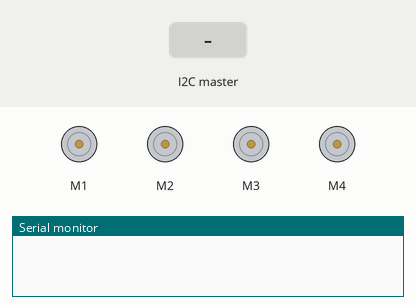
A sketch run on a simulated Arduino Uno, built with avr-gcc and run on an emulated ATmega328P. Shown: 4 × DC motor (green arrow = forward, orange = backward, longer = faster), the last lines printed to the serial monitor. The inputs (shaded band) are chosen by the test bench.

Above: at 1.2 s.
1.3 s: the I2C master sends the byte 1
At 2.2 s:
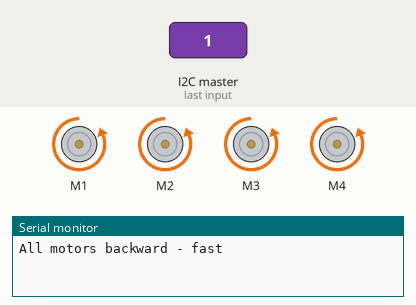
2.8 s: the I2C master sends the byte 0
At 3.4 s:
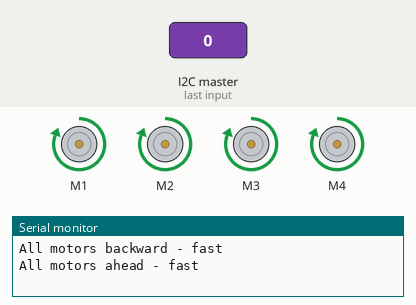
4.3 s: the I2C master sends the byte 2
At 5.7 s:
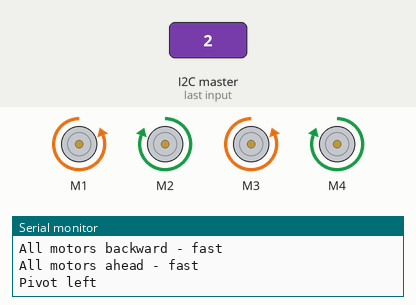
Timing chart, 0 to 7.3 s (numbered marks = the images above; inputs shaded):
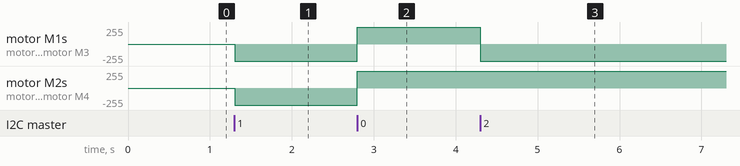

The sketch:

Arduino2RPI_BasicDrivingWSpeedAdjust.ino
```cpp
/*
 MotorDriverRev3
 Runs a DC motor via the Motor Driver Shield PCB.
 Part of the Research Rover Project for BRCTC.

 Test1- Nakyea
  motors 1 and 2 will move at speed as low as 35 (12V and 180mA)
  motors 3 and 4 will move at speed as low as 100 (12V and 150mA)
  2V less forwarding to motors 3 and 4 compared to motors 1 and 2
  all together at lowest working speed (12V and 230mA)
  when all motors are at the same speed motors 3 and 4 are slower than motors 1 and 2
  motors 1 and 2 at speed 200 and motors 3 and 4 at speed 250 the voltage is closer together

 Test2 - Walter, Chris & Corey
  Motors 1 & 2 require a speed increase of 25%
  Motors 2 & 3 are configured incorrectly. Swap them in the Left and Right functions.
 */

#include <AFMotor.h>
#include <Wire.h>

// Motor pulse drive frequency and speed.
AF_DCMotor motor1(1, MOTOR12_2KHZ);
AF_DCMotor motor2(2, MOTOR12_2KHZ);
AF_DCMotor motor3(3, MOTOR12_2KHZ);
AF_DCMotor motor4(4, MOTOR12_2KHZ);


//AF_DCMotor motor1(1, MOTOR12_64KHZ); // create motor #1, 64KHz pwm
//AF_DCMotor motor2(2, MOTOR12_64KHZ); // motor #2
//AF_DCMotor motor3(3, MOTOR12_64KHZ); // motor #3
//AF_DCMotor motor4(4, MOTOR12_64KHZ); // motor #4

void setup() {
  Wire.begin(0x8);            // join i2c bus with address #8
  Wire.onReceive(driveEvent); // register event
  Serial.begin(9600);
}

void loop() {
  delay(100);
}

void driveEvent(int num) {
  while (Wire.available()) {
    char direction = Wire.read();
    int speed = Wire.read();

    switch(direction){
      case 0x00:
        forward(speed);
        break;
      case 0x01:
        backup(speed);
        break;
      case 0x02:
        left(speed);
        break;
      case 0x03:
        right(speed);
        break;
      case 0x04:
        halt();
        break;
      default:
        break;
    }
  }
}

void forward(int speed) {
  Serial.println("All motors ahead - fast");
  motor1.run(FORWARD);
  motor2.run(FORWARD);
  motor3.run(FORWARD);
  motor4.run(FORWARD);
  motor1.setSpeed(getSpeedDifference(speed));
  motor2.setSpeed(getSpeedDifference(speed));
  motor3.setSpeed(speed);
  motor4.setSpeed(speed);
}
void backup(int speed) {
  Serial.println("All motors backward - fast");
  motor1.run(BACKWARD);
  motor2.run(BACKWARD);
  motor3.run(BACKWARD);
  motor4.run(BACKWARD);
  motor1.setSpeed(getSpeedDifference(speed));
  motor2.setSpeed(getSpeedDifference(speed));
  motor3.setSpeed(speed);
  motor4.setSpeed(speed);
}

void left(int speed) {
  Serial.println("Pivot left");
  motor1.run(BACKWARD);
  motor2.run(FORWARD);
  motor3.run(BACKWARD);
  motor4.run(FORWARD);
  motor1.setSpeed(getSpeedDifference(speed));
  motor2.setSpeed(getSpeedDifference(speed));
  motor3.setSpeed(speed);
  motor4.setSpeed(speed);
}

void right(int speed) {
  Serial.println("Pivot right");
  motor1.run(FORWARD);
  motor2.run(BACKWARD);
  motor3.run(FORWARD);
  motor4.run(BACKWARD);
  motor1.setSpeed(getSpeedDifference(speed));
  motor2.setSpeed(getSpeedDifference(speed));
  motor3.setSpeed(speed);
  motor4.setSpeed(speed);
}

void halt() {
  uint8_t i;
  for(i=255; i!=0; i--) {
    motor1.setSpeed(i);
    motor2.setSpeed(i);
    motor3.setSpeed(i);
    motor4.setSpeed(i);
    delay(10);
    }
   Serial.println("All motors stop");
   motor1.run(RELEASE);
   motor2.run(RELEASE);
   motor3.run(RELEASE);
   motor4.run(RELEASE);
}

int getSpeedDifference(int speed) {
  int newSpeed;
  newSpeed=speed*1.25;
  if (newSpeed > 255){
    newSpeed = 255;
  }

  return newSpeed;
}
```

Measured:
- after the input at 1.3 s, motor M1–4: stopped → backward 255/255 at once
- after the input at 2.8 s, motor M1–4: backward 255/255 → forward 255/255 at once
- after the input at 4.3 s, motor M1, motor M3: forward 255/255 → backward 255/255 at once
